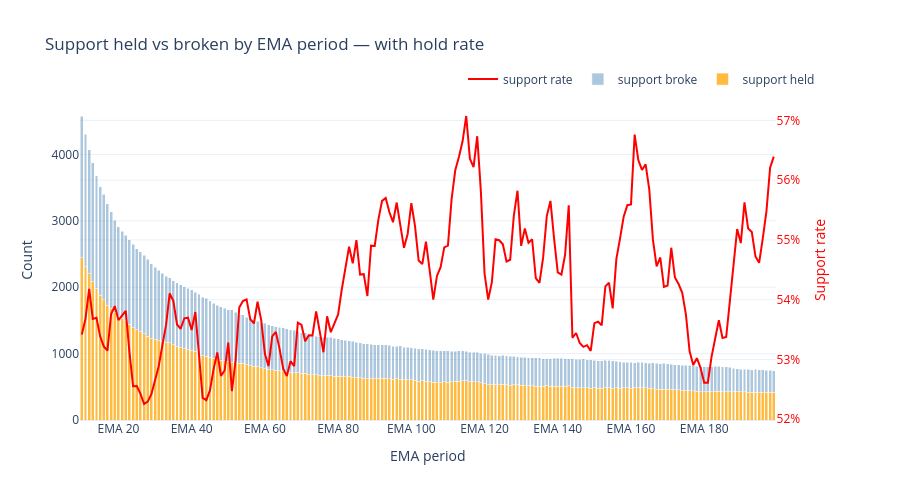

Notebook source saved alongside this figure:
### Markdown cell above
Visualization of how often each EMA was touched vs crossed by candle Lows, plus their ratio.

Plots low_touch and cross as overlapping bars across all EMA periods, \
with the touch/cross ratio drawn as a red line on a secondary axis. \
Allows to see raw activity and the resistance ratio on one chart.

Result: a dual-axis chart
- bars for the raw counts
- a red line for the ratio

### Code cell
# Apply the cross-saturation guard (MAX_CROSS_RATE defined in the support ratio cell).
viz = result[result["cross"] / result["evaluated_candles"] < MAX_CROSS_RATE]

ratio = viz["support_held"] / viz["support_test"].replace(0, np.nan)
broke = viz["support_test"] - viz["support_held"]

fig = make_subplots(specs=[[{"secondary_y": True}]])

# Stacked bars: held + broken = total support tests
fig.add_trace(
    go.Bar(x=viz["ema"], y=viz["support_held"], name="support held",
           marker_color="orange", opacity=0.75),
    secondary_y=False,
)
fig.add_trace(
    go.Bar(x=viz["ema"], y=broke, name="support broke",
           marker_color="steelblue", opacity=0.45),
    secondary_y=False,
)
fig.add_trace(
    go.Scatter(x=viz["ema"], y=ratio, name="support rate",
               mode="lines", line=dict(color="red", width=2),
               hovertemplate="%{y:.1%}"),
    secondary_y=True,
)

fig.update_layout(
    title="Support held vs broken by EMA period — with hold rate",
    barmode="stack",
    template="plotly_white",
    height=500,
    hovermode="x unified",
    hoverlabel=dict(namelength=-1),
    legend=dict(orientation="h", yanchor="bottom", y=1.02, xanchor="right", x=1),
)
fig.update_xaxes(title_text="EMA period", tickprefix="EMA ")
fig.update_yaxes(title_text="Count", secondary_y=False)
fig.update_yaxes(title_text="Support rate", secondary_y=True, color="red", tickformat=".0%")

fig.show()

### Figure 1 — Plotly figure (JSON) as saved in the notebook; plotly's stock layout.template omitted (floating-point values rounded to 4 significant figures; data arrays with more than 128 entries replaced by an {"elided": "..."} marker saying what was removed)
{"data": [{"marker": {"color": "orange"}, "name": "support held", "opacity": 0.75, "type": "bar", "x": {"elided": "190 int values"}, "xaxis": "x", "y": {"elided": "190 int values"}, "yaxis": "y"}, {"marker": {"color": "steelblue"}, "name": "support broke", "opacity": 0.45, "type": "bar", "x": {"elided": "190 int values"}, "xaxis": "x", "y": {"elided": "190 int values"}, "yaxis": "y"}, {"hovertemplate": "%{y:.1%}", "line": {"color": "red", "width": 2}, "mode": "lines", "name": "support rate", "type": "scatter", "x": {"elided": "190 int values"}, "xaxis": "x", "y": {"elided": "190 float values"}, "yaxis": "y2"}], "layout": {"barmode": "stack", "height": 500, "hoverlabel": {"namelength": -1}, "hovermode": "x unified", "legend": {"orientation": "h", "x": 1, "xanchor": "right", "y": 1.02, "yanchor": "bottom"}, "title": {"text": "Support held vs broken by EMA period — with hold rate"}, "xaxis": {"anchor": "y", "domain": [0, 0.94], "tickprefix": "EMA ", "title": {"text": "EMA period"}}, "yaxis": {"anchor": "x", "domain": [0, 1], "title": {"text": "Count"}}, "yaxis2": {"anchor": "x", "color": "red", "overlaying": "y", "side": "right", "tickformat": ".0%", "title": {"text": "Support rate"}}}}
